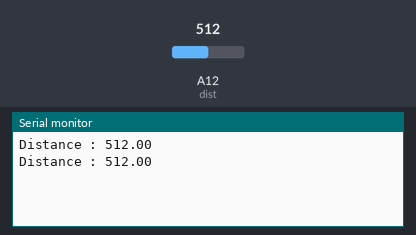
This sketch was run on a simulated Arduino Mega 2560, built with avr-gcc and run on an emulated ATmega2560. On the bench: the last lines printed to the serial monitor. The test bench sets the inputs (shaded band); at power-on: A12 (dist) = 512.

Above: at 2.3 s.
2.4 s: A12 (dist) set to 716
At 4.0 s:
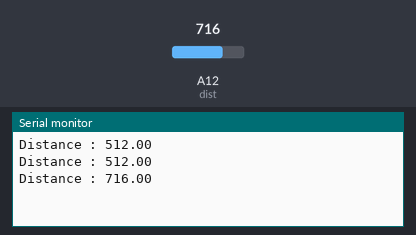
4.5 s: A12 (dist) set to 900
At 5.1 s:
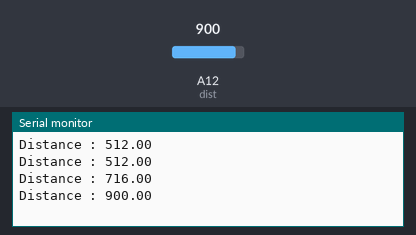
Timing chart, 0 to 7.5 s (numbered marks = the images above; inputs shaded):
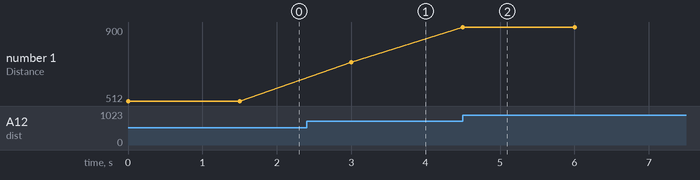

Measured:
- after the input at 2.4 s, the serial monitor: prints a new line after 0.60 s (image 1)
- after the input at 4.5 s, the serial monitor: prints a new line at once (image 2)
- plotted number 1: 512 → 716 after the input at 2.4 s, 716 → 900 after the input at 4.5 s

The sketch:

Dis_measure.ino
```cpp
# define dist A12

float distance;

void setup() {
  // put your setup code here, to run once:
  Serial.begin(9600);
}

void loop() {
  // put your main code here, to run repeatedly:
  distance = analogRead(dist);
//  printf('Distance : %f', distance);
  Serial.print("Distance : ");
  Serial.println(distance);
  delay(1500);
}
```
